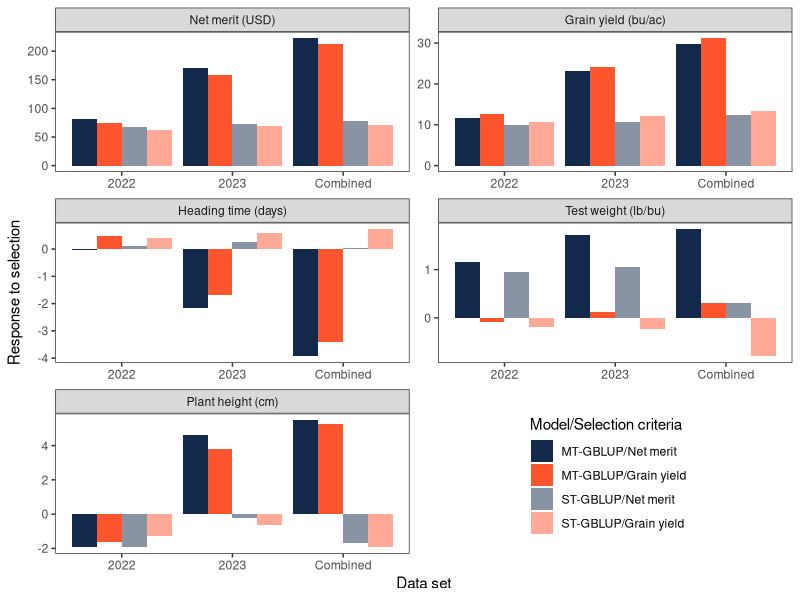

Generate this figure with R: (Note: this script raises an error after producing the figure.)
# Response to selection ----

# Objective ----
# - Calculate the response to selection for each scenario

rm(list=objects()) # clean workspace

# Packages ----

library(tidyverse) # R packages for data science

# Load data ----
## GEBVs & Net merit ----
NET_MERIT <- read.csv('data/net_merit.csv') |>
  mutate_if(is.character, as.factor) |>
  glimpse()

# Response to selection ----

RESP_SEL <- NET_MERIT |>
  arrange(scenario, desc(grain_yield)) |>
  group_by(scenario) |>
  mutate(rank_grain_yield = rank(desc(grain_yield)),
         rank_net_merit = rank(desc(net_merit))) |>
  nest() |>
  # Mean gebv before selection for all traits
  mutate(mean0_grain.yield = map_dbl(data, ~mean(.x$grain_yield)),
         mean0_test.weight = map_dbl(data, ~mean(.x$test_weight)),
         mean0_heading.time = map_dbl(data, ~mean(.x$heading_time)),
         mean0_plant.height = map_dbl(data, ~mean(.x$plant_height)),
         mean0_net.merit  = map_dbl(data, ~mean(.x$net_merit))) |>
  # Mean gebv after selecting top 20 individuals for grain yield
  mutate(meanSelYld_grain.yield = map_dbl(data, ~mean(.x$grain_yield[.x$rank_grain_yield < 21])),
         meanSelYld_test.weight = map_dbl(data, ~mean(.x$test_weight[.x$rank_grain_yield < 21])),
         meanSelYld_heading.time = map_dbl(data, ~mean(.x$heading_time[.x$rank_grain_yield < 21])),
         meanSelYld_plant.height = map_dbl(data, ~mean(.x$plant_height[.x$rank_grain_yield < 21])),
         meanSelYld_net.merit = map_dbl(data, ~mean(.x$net_merit[.x$rank_grain_yield < 21]))) |>
  # Mean gebv after selecting top 20 individuals for net merit
  mutate(meanSelNM_grain.yield = map_dbl(data, ~mean(.x$grain_yield[.x$rank_net_merit < 21])),
         meanSelNM_test.weight = map_dbl(data, ~mean(.x$test_weight[.x$rank_net_merit < 21])),
         meanSelNM_heading.time = map_dbl(data, ~mean(.x$heading_time[.x$rank_net_merit < 21])),
         meanSelNM_plant.height = map_dbl(data, ~mean(.x$plant_height[.x$rank_net_merit < 21])),
         meanSelNM_net.merit = map_dbl(data, ~mean(.x$net_merit[.x$rank_net_merit < 21]))) |>
  select(-data) |>
  pivot_longer(cols = c(2:16),
               names_to = c('.value', 'trait'),
               names_pattern = '(.+)_(.+)') |>
  mutate(RespSelYld=meanSelYld-mean0,
         RespSelNM=meanSelNM-mean0) |>
  select(scenario, trait, RespSelYld, RespSelNM) |>
  pivot_longer(cols = c(RespSelYld, RespSelNM), names_to = 'criteria', values_to = 'RespSel') |>
  mutate(scenario = gsub('_GBLUP', '', scenario)) |>
  separate(scenario, into = c('model', 'dataset'), sep = '_', remove = F) |>
  unite('mod_crit', c(model,criteria), remove = F) |>
  mutate(dataset = gsub('22.23', 'Combined', dataset),
         dataset = gsub('22', '2022', dataset),
         dataset = gsub('23', '2023', dataset),
         model = gsub('MT', 'MT-GBLUP', model),
         model = gsub('ST', 'ST-GBLUP', model)) |>
  mutate(trait=fct_relevel(trait,c('net.merit', 'grain.yield', 'heading.time', 'test.weight', 'plant.height'))) |>
  glimpse()

## Plot ----

# colors
colors_full <- c('MT_RespSelNM' = '#13294B', 'ST_RespSelNM' = adjustcolor('#13294B', 0.5),
            'MT_RespSelYld' = '#FF552E', 'ST_RespSelYld' = adjustcolor('#FF552E', 0.5))

# Plot Full
RESP_SEL |>
  ggplot(aes(x=dataset, y=RespSel)) +
  geom_bar(aes(fill=mod_crit),
           stat = 'identity', position = 'dodge') +
  facet_wrap(~trait, scales='free', ncol = 2,
             labeller = labeller(trait = c('net.merit' = 'Net merit (USD)',
                                           'grain.yield' ='Grain yield (bu/ac)',
                                           'heading.time' = 'Heading time (days)',
                                           'test.weight' = 'Test weight (lb/bu)',
                                           'plant.height' = 'Plant height (cm)'))) +
  scale_fill_manual('Model/Selection criteria', values = colors_full,
                    label=c('MT-GBLUP/Net merit','MT-GBLUP/Grain yield',
                            'ST-GBLUP/Net merit','ST-GBLUP/Grain yield')) +
  xlab('Data set') + ylab('Response to selection') +
  theme_bw() +
  theme(panel.grid = element_blank(),
        legend.position = c(0.75,0.15))

ggsave('figures/RespSel_full.png', width = 6, height = 6, units = 'in', dpi=320)

# Plot Summary
colors_summary <- c('RespSelNM' = '#13294B', 'RespSelYld' = '#FF552E')

RESP_SEL |> filter(dataset=='Combined') |>
  ggplot(aes(x=model, y=RespSel)) +
  geom_bar(aes(fill=criteria), 
           stat = 'identity', position = 'dodge') +
  facet_wrap(~trait, scales='free', ncol = 2,
             labeller = labeller(trait = c('net.merit' = 'Net merit (USD)',
                                           'grain.yield' ='Grain yield (bu/ac)',
                                           'heading.time' = 'Heading time (days)',
                                           'test.weight' = 'Test weight (lb/bu)',
                                           'plant.height' = 'Plant height (cm)'))) +
  scale_fill_manual('Selection criteria', label=c('Net merit','Grain yield'),values = colors_summary) +
  xlab(NULL) + ylab('Response to selection') +
  theme_bw() +
  theme(panel.grid = element_blank(),
        legend.position = c(0.75,0.15))

# Save ----

save.image('data/step6-response_to_selection.RData')
